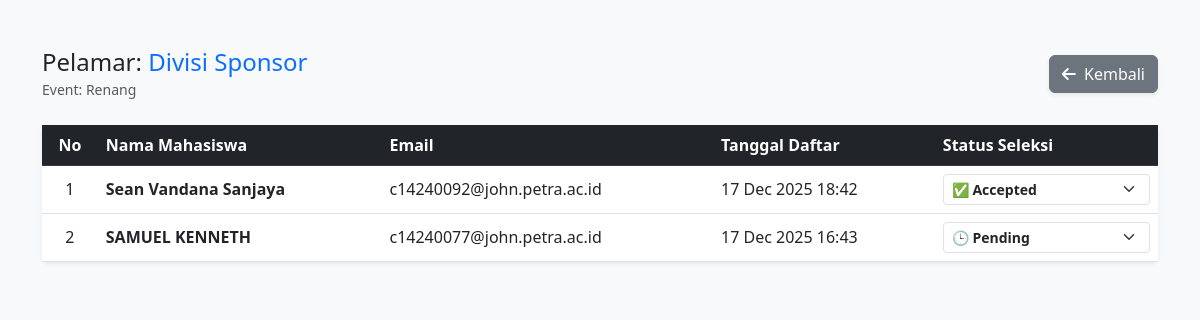
The app's page /ADMIN/view_applicants.php?pos_id=2 (signed in) with its own data.
### tables this page shows
CREATE TABLE `positions` (
  `position_id` int(11) NOT NULL,
  `event_id` int(11) NOT NULL,
  `position_name` varchar(100) NOT NULL,
  `quota` int(11) NOT NULL DEFAULT 0,
  `description` text DEFAULT NULL,
  `created_at` timestamp NOT NULL DEFAULT current_timestamp()
);

CREATE TABLE `events` (
  `event_id` int(100) NOT NULL,
  `event_name` varchar(255) NOT NULL,
  `event_description` text DEFAULT NULL,
  `event_date` date NOT NULL,
  `event_end_date` date DEFAULT NULL,
  `event_location` varchar(100) DEFAULT NULL,
  `event_category` varchar(50) DEFAULT NULL,
  `event_poster` varchar(255) DEFAULT NULL,
  `event_status` enum('draft','published') DEFAULT 'draft',
  `created_at` timestamp NOT NULL DEFAULT current_timestamp() ON UPDATE current_timestamp(),
  `created_by` int(100) DEFAULT NULL
);

CREATE TABLE `registrations` (
  `registration_id` int(11) NOT NULL,
  `user_id` int(11) NOT NULL,
  `position_id` int(11) NOT NULL,
  `position_id_2` int(11) DEFAULT NULL,
  `motivation` text DEFAULT NULL,
  `experience` text DEFAULT NULL,
  `cv_file` varchar(255) DEFAULT NULL,
  `portfolio_file` varchar(255) DEFAULT NULL,
  `interview_time` datetime DEFAULT NULL,
  `meet_link` varchar(255) DEFAULT NULL,
  `status` enum('pending','accepted','declined') DEFAULT 'pending',
  `registered_at` timestamp NOT NULL DEFAULT current_timestamp()
);

CREATE TABLE `users` (
  `id` int(100) NOT NULL,
  `name` varchar(100) NOT NULL,
  `nrp` varchar(20) DEFAULT NULL,
  `password` varchar(255) NOT NULL,
  `email` varchar(100) NOT NULL,
  `biodata` text DEFAULT NULL,
  `profile_picture` varchar(255) DEFAULT NULL,
  `role` enum('admin','student') NOT NULL DEFAULT 'student',
  `created_at` timestamp NOT NULL DEFAULT current_timestamp()
);

### ADMIN/view_applicants.php (the view, shortened to what this page needs)
<?php
require_once '../koneksi.php';
$pos_id = $_GET['pos_id'];
$q_info = mysqli_query($conn, "SELECT p.position_name, e.event_name, e.event_id
                               FROM positions p
                               JOIN events e ON p.event_id = e.event_id
                               WHERE p.position_id = '$pos_id'");
$info = mysqli_fetch_assoc($q_info);
$query = "SELECT r.*, u.name, u.email
          FROM registrations r
          JOIN users u ON r.user_id = u.id
          WHERE r.position_id = '$pos_id'
          ORDER BY r.registered_at DESC";
$result = mysqli_query($conn, $query);
?>
<!DOCTYPE html>
<html lang="id">
<head>
    <link href="https://cdn.jsdelivr.net/npm/bootstrap@5.3.0/dist/css/bootstrap.min.css" rel="stylesheet">
    <link rel="stylesheet" href="https://cdnjs.cloudflare.com/ajax/libs/font-awesome/6.4.0/css/all.min.css">
</head>
<body class="bg-light">
    <div class="container mt-5">
        <div class="d-flex justify-content-between align-items-center mb-4">
            <div>
                <h4 class="mb-0">Pelamar: <span class="text-primary"><?php echo htmlspecialchars($info['position_name']); ?></span></h4>
                <small class="text-muted">Event: <?php echo htmlspecialchars($info['event_name']); ?></small>
            </div>
            <a href="view_positions.php?event_id=<?php echo $info['event_id']; ?>" class="btn btn-secondary shadow-sm">
                <i class="fas fa-arrow-left me-1"></i> Kembali
            </a>
        </div>
        <div class="card shadow-sm border-0">
            <div class="card-body p-0">
                <div class="table-responsive">
                    <table class="table table-hover mb-0 align-middle">
                        <thead class="table-dark">
                            <tr>
                                <th class="text-center" width="5%">No</th>
                                <th>Nama Mahasiswa</th>
                                <th>Email</th>
                                <th>Tanggal Daftar</th>
                                <th width="20%">Status Seleksi</th>
                            </tr>
                        </thead>
                        <tbody>
                            <?php if (mysqli_num_rows($result) > 0) {
                                $no = 1;
                                while ($row = mysqli_fetch_assoc($result)) {
                                    $current_status = strtolower($row['status']);
                            ?>
                                <tr>
                                    <td class="text-center"><?php echo $no++; ?></td>
                                    <td class="fw-bold"><?php echo htmlspecialchars($row['name']); ?></td>
                                    <td><?php echo htmlspecialchars($row['email']); ?></td>
                                    <td><?php echo date("d M Y H:i", strtotime($row['registered_at'])); ?></td>
                                    <td>
                                        <select class="form-select form-select-sm status-dropdown status-select"
                                                data-reg-id="<?= $row['registration_id']; ?>">
                                            <option value="pending" <?= ($current_status == 'pending') ? 'selected' : ''; ?>>🕒 Pending</option>
                                            <option value="accepted" <?= ($current_status == 'accepted') ? 'selected' : ''; ?>>✅ Accepted</option>
                                        </select>
                                    </td>
                                </tr>
                            <?php } } ?>
                        </tbody>
                    </table>
                </div>
            </div>
        </div>
    </div>
</body>
</html>

### ADMIN/view_applicants.php (style rules this page uses)
.status-select { font-weight: 600; cursor: pointer; }
select option[value="pending"] { color: #856404; }
select option[value="accepted"] { color: #155724; }

### records on screen
positions: position_name "Divisi Sponsor", event.event_name "Renang"
registrations: user.name "Sean Vandana Sanjaya", user.email "c14240092@john.petra.ac.id", registered_at "17 Dec 2025 18:42", status+registration_id "✅ Accepted"
registrations: user.name "SAMUEL KENNETH", user.email "c14240077@john.petra.ac.id", registered_at "17 Dec 2025 16:43", status+registration_id "🕒 Pending"
